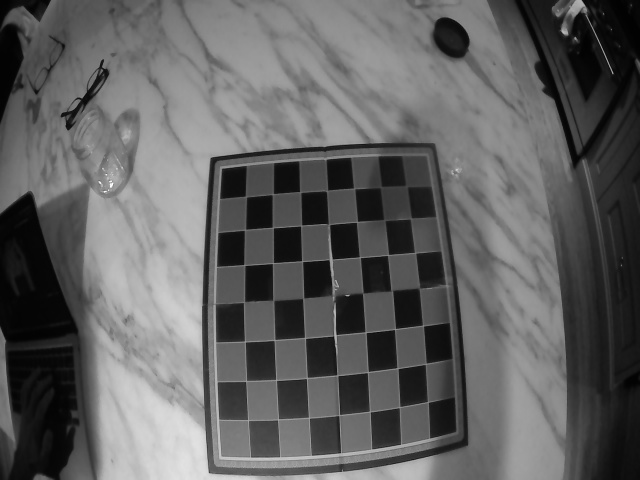
#> input picture camera_calibration/checkboard_pics/2023-12-29 19:05:57.552923.jpg, 640 x 480 px; its folder holds only this picture in this run
$ python calibrator.py
#> lines starting #> are read from the running program, lines starting #| are printed output that depends on the picture; after the words box and inside, x2 and y2 are one past the last pixel; in counts of white or black regions, pixels touching at a corner belong together; long printed decimals are rounded
#Source blog: https://learnopencv.com/camera-calibration-using-opencv/
import cv2
import numpy as np
import os
import glob

# Defining the dimensions of checkerboard
CHECKERBOARD = (7,7)
criteria = (cv2.TERM_CRITERIA_EPS + cv2.TERM_CRITERIA_MAX_ITER, 30, 0.001)

# Creating vector to store vectors of 3D points for each checkerboard image
objpoints = []
# Creating vector to store vectors of 2D points for each checkerboard image
imgpoints = []

# Defining the world coordinates for 3D points
objp = np.zeros((1, CHECKERBOARD[0] * CHECKERBOARD[1], 3), np.float32)
objp[0,:,:2] = np.mgrid[0:CHECKERBOARD[0], 0:CHECKERBOARD[1]].T.reshape(-1, 2)
prev_img_shape = None

# Extracting path of individual image stored in a given directory
images = glob.glob('./checkboard_pics/*.jpg')
for fname in images:
    img = cv2.imread(fname)
#> img is the input picture: shape (480, 640, 3); min 0, max 255, mean 96.4
    gray = cv2.cvtColor(img,cv2.COLOR_BGR2GRAY)
    # Find the chess board corners
    # If desired number of corners are found in the image then ret = true
    ret, corners = cv2.findChessboardCorners(gray, CHECKERBOARD, cv2.CALIB_CB_ADAPTIVE_THRESH + cv2.CALIB_CB_FAST_CHECK + cv2.CALIB_CB_NORMALIZE_IMAGE)
#> ret = True; corners = 49 rows, first 8: [245.2, 196.7], [273, 193.9], [300, 192], [326.1, 191.5], [354, 188.3], [379.4, 186.5], [405.1, 185.1], [245.5, 229.5]

    if ret == True:
        objpoints.append(objp)
        # refining pixel coordinates for given 2d points.
        corners2 = cv2.cornerSubPix(gray, corners, (11,11),(-1,-1), criteria)
#> corners2 = 49 rows, first 8: [245.9, 196.6], [272.7, 194.2], [300.2, 192], [326.9, 190.6], [354.2, 188.4], [380.6, 187], [406.5, 186], [244.9, 229.6]

        imgpoints.append(corners2)

        # Draw and display the corners
        img = cv2.drawChessboardCorners(img, CHECKERBOARD, corners2, ret)
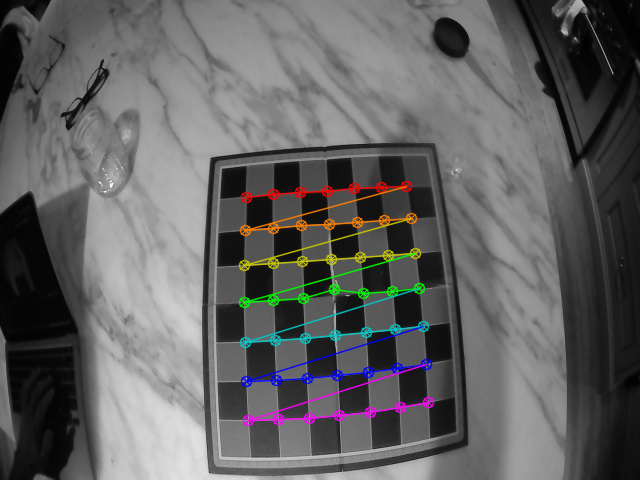
#> img: shape (480, 640, 3); 3.45% of pixels changed, all inside (x1, y1, x2, y2) = (238, 180, 435, 427)
    print(f"Found checkboard: {ret}")
#| Found checkboard: True

    cv2.imshow('img',img)
    cv2.waitKey(0)

cv2.destroyAllWindows()

h,w = img.shape[:2]
#> h = 480; w = 640
ret, mtx, dist, rvecs, tvecs = cv2.calibrateCamera(objpoints, imgpoints, gray.shape[::-1], None, None)
#> ret = 1.03; mtx = [[298.9, 0, 329.7], [0, 388.9, 260.8], [0, 0, 1]]; dist = [[0.503, -5.94, 0.0155, -7.37e-05, 12.43]]; rvecs = ([-0.261, -0.0409, -0.0637],); tvecs = ([-3.08, -1.82, 10.91],)

print("Camera matrix : \n")
print(mtx)
#| [[298.854   0.         329.722]
#|  [  0.         388.854 260.837]
#|  [  0.           0.           1.        ]]
print("dist : \n")
print(dist)
#| [[ 5.02972759e-01 -5.93652943e+00  1.54785150e-02 -7.37177509e-05
#|    1.24329861e+01]]
print("rvecs : \n")
print(np.rad2deg(rvecs))
#| [[[-14.978]
#|   [ -2.343]
#|   [ -3.651]]]
print("tvecs : \n")
print(tvecs)
#| (array([[-3.083],
#|        [-1.825],
#|        [10.914]]),)

img = cv2.imread("./checkboard_pics/" + input("select image for undistortion > "))
#> the answer given: checkboard_pics/2023-12-29 19:05:57.552923.jpg
img = cv2.cvtColor(img,cv2.COLOR_BGR2GRAY)
# Refining the camera matrix using parameters obtained by calibration
newcameramtx, roi = cv2.getOptimalNewCameraMatrix(mtx, dist, (w,h), 0, (w,h))
#> newcameramtx = [[10701.3, 0, 281.4], [0, 14570.3, 241.7], [0, 0, 1]]; roi = (0, 0, 639, 479)

# Method 1 to undistort the image
dst = cv2.undistort(img, mtx, dist, None, newcameramtx)
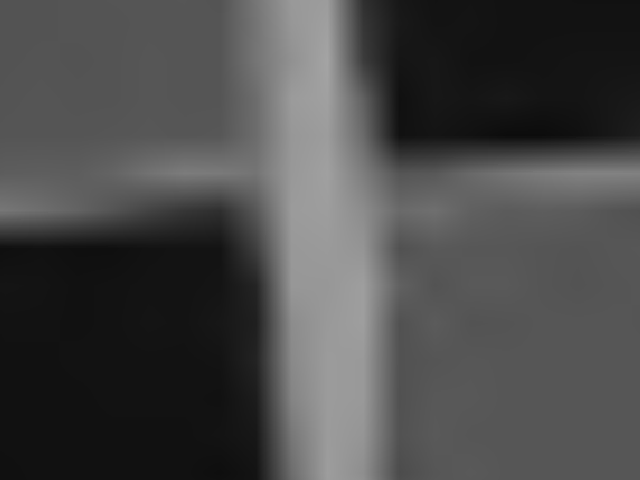
#> dst: shape (480, 640); min 12, max 164, mean 73.9
cv2.imshow("m1 image",dst)

# Method 2 to undistort the image
mapx,mapy=cv2.initUndistortRectifyMap(mtx,dist,None,newcameramtx,(w,h),5)
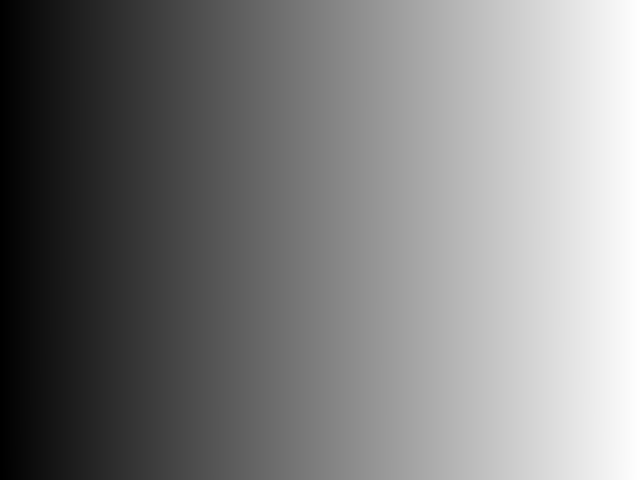
#> mapx: shape (480, 640) float32; min 321.9, max 339.7, mean 330.8; drawn with min black and max white
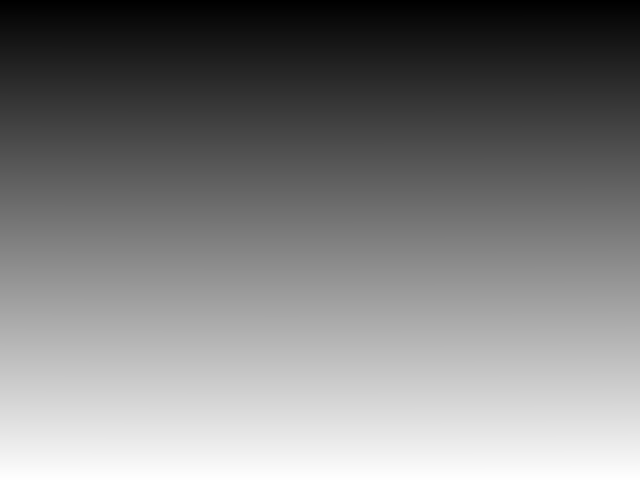
#> mapy: shape (480, 640) float32; min 254.4, max 267.2, mean 260.8; drawn with min black and max white

dst = cv2.remap(img,mapx,mapy,cv2.INTER_LINEAR)

# Displaying the undistorted image
cv2.imshow("m2 image",dst)
cv2.waitKey(0)

$ run again, on camera_calibration/checkboard_pics/2023-12-29 19:07:02.265086.jpg
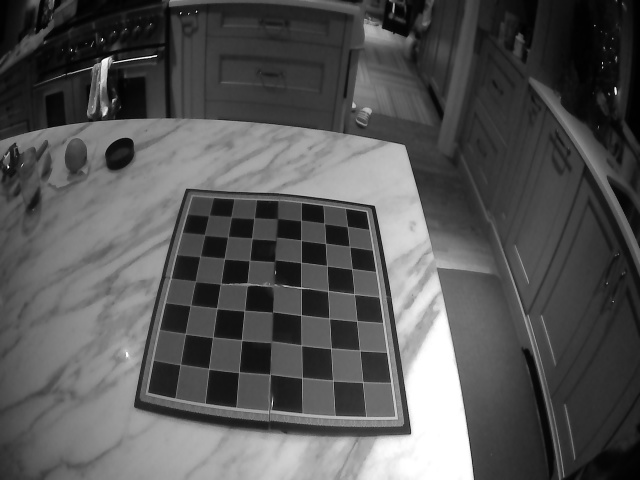
#> input picture camera_calibration/checkboard_pics/2023-12-29 19:07:02.265086.jpg, 640 x 480 px
#> img is the input picture: shape (480, 640, 3); min 0, max 255, mean 85.3
#> `ret, corners = cv2.findChessboardCorners(gray, CHECKERBOARD, cv2.CALIB..`: ret = True; corners = 49 rows, first 8: [208.3, 215.6], [231, 216.8], [254, 218.1], [277.5, 218.7], [301, 220.2], [323.5, 222.7], [347.2, 226.5], [204.7, 234.6]
#> corners2 = 49 rows, first 8: [208.8, 215.5], [231.2, 216.9], [254.1, 218.1], [277.4, 218.5], [300.9, 220.4], [324.3, 223.4], [347.3, 226.5], [204.6, 234.8]
#> `img = cv2.drawChessboardCorners(img, CHECKERBOARD, corners2, ret)`:
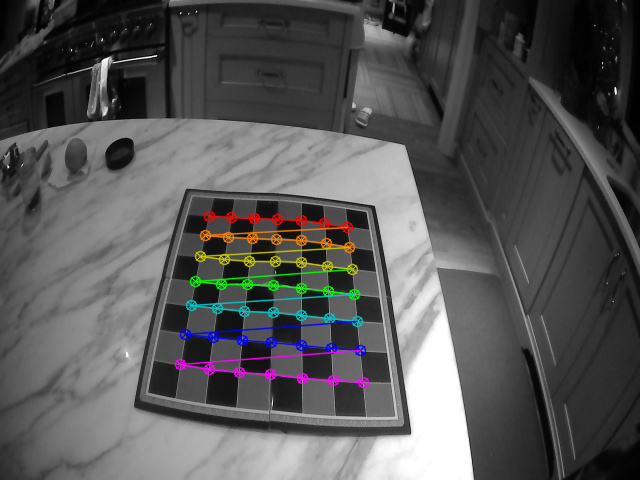
#> img: shape (480, 640, 3); 3.25% of pixels changed, all inside (x1, y1, x2, y2) = (174, 210, 370, 389)
#| Found checkboard: True
#> `ret, mtx, dist, rvecs, tvecs = cv2.calibrateCamera(objpoints, imgpoint..`: ret = 1.01; mtx = [[4406.2, 0, 262.5], [0, 1606.4, 162.8], [0, 0, 1]]; dist = [[-167.5, 18942.1, 10.54, -0.195, -21004]]; rvecs = ([0.0204, 0.806, 0.0512],); tvecs = ([-1.63, 3.77, 183.4],)
#| [[4.40618181e+03 0.00000000e+00 2.62494879e+02]
#|  [0.00000000e+00 1.60639810e+03 1.62785533e+02]
#|  [0.00000000e+00 0.00000000e+00 1.00000000e+00]]
#| [[-1.67516242e+02  1.89420598e+04  1.05418667e+01 -1.95344277e-01
#|   -2.10039585e+04]]
#| [[[ 1.167]
#|   [46.172]
#|   [ 2.932]]]
#| (array([[ -1.630],
#|        [  3.775],
#|        [183.416]]),)
#> newcameramtx = [[-21643.1, 0, 210.3], [0, -9371.4, -393.7], [0, 0, 1]]; roi = (0, 0, 0, 0)
#> `mapx,mapy=cv2.initUndistortRectifyMap(mtx,dist,None,newcameramtx,(w,h)..`:
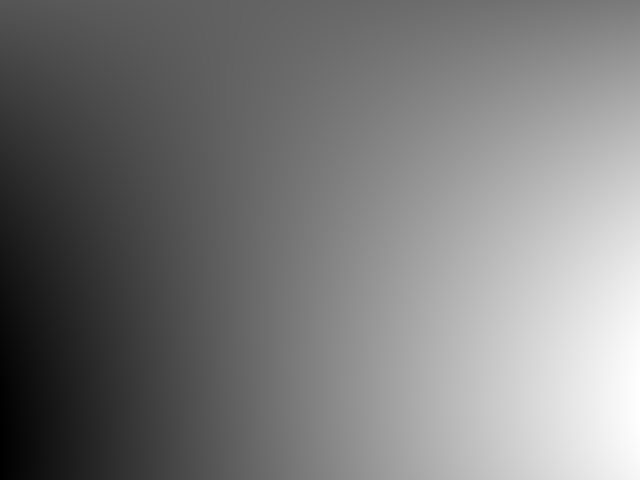
#> mapx: shape (480, 640) float32; min 212, max 340.7, mean 274; drawn with min black and max white

$ run again, on camera_calibration/checkboard_pics/2023-12-29 19:06:03.961060.jpg
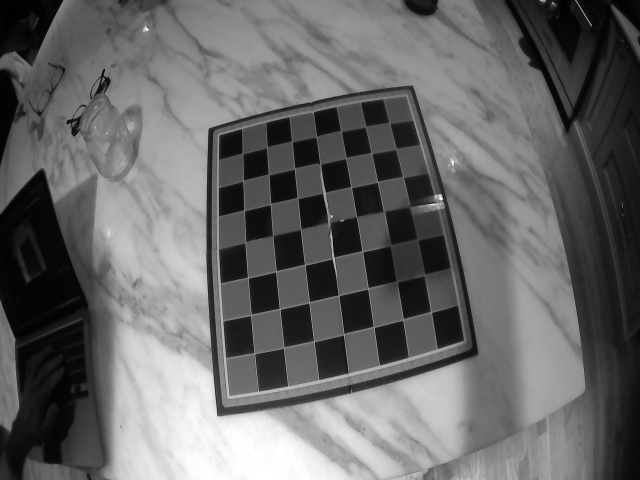
#> input picture camera_calibration/checkboard_pics/2023-12-29 19:06:03.961060.jpg, 640 x 480 px
#> img is the input picture: shape (480, 640, 3); min 0, max 255, mean 103
#> `ret, corners = cv2.findChessboardCorners(gray, CHECKERBOARD, cv2.CALIB..`: ret = True; corners = 49 rows, first 8: [389.1, 122.2], [396.4, 148.3], [403, 176.5], [410.4, 206.6], [418.7, 240.7], [424.9, 273.8], [431.3, 311.8], [365.8, 126]
#> corners2 = 49 rows, first 8: [389.4, 122.8], [396.1, 148.7], [402.9, 176.8], [410.3, 207.2], [417.5, 239.4], [424.3, 274.9], [430.9, 311.9], [365.5, 126.6]
#> `img = cv2.drawChessboardCorners(img, CHECKERBOARD, corners2, ret)`:
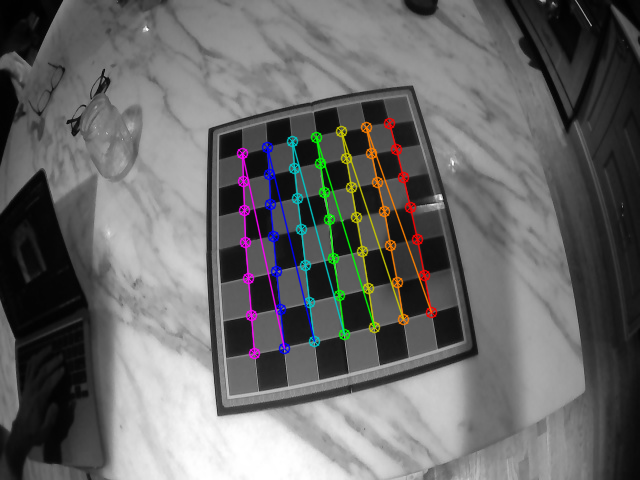
#> img: shape (480, 640, 3); 3.67% of pixels changed, all inside (x1, y1, x2, y2) = (236, 117, 438, 360)
#| Found checkboard: True
#> `ret, mtx, dist, rvecs, tvecs = cv2.calibrateCamera(objpoints, imgpoint..`: ret = 0.87; mtx = [[368.1, 0, 331], [0, 480.1, 238.9], [0, 0, 1]]; dist = [[-1.69, 24.65, 0.0362, -0.00219, -133]]; rvecs = ([-0.285, 0.286, 1.38],); tvecs = ([2.38, -3.67, 13.91],)
#| [[368.128   0.         330.960]
#|  [  0.         480.125 238.913]
#|  [  0.           0.           1.        ]]
#| [[-1.69332860e+00  2.46485174e+01  3.61978608e-02 -2.19487622e-03
#|   -1.32981314e+02]]
#| [[[-16.353]
#|   [ 16.365]
#|   [ 79.068]]]
#| (array([[ 2.377],
#|        [-3.671],
#|        [13.906]]),)
#> newcameramtx = [[368.1, 0, 331], [0, 480.1, 238.9], [0, 0, 1]]; roi = (0, 0, 639, 479)
#> `mapx,mapy=cv2.initUndistortRectifyMap(mtx,dist,None,newcameramtx,(w,h)..`:
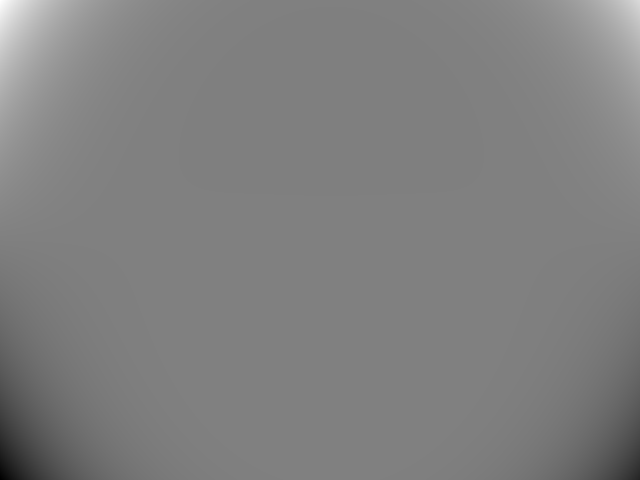
#> mapy: shape (480, 640) float32; min -31139.5, max 31287.4, mean 235.5; drawn with min black and max white
